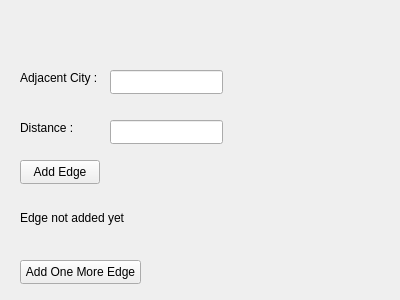
<?xml version="1.0" encoding="UTF-8"?>
<ui version="4.0">
 <class>Add_Edge</class>
 <widget class="QWidget" name="Add_Edge">
  <property name="geometry">
   <rect>
    <x>0</x>
    <y>0</y>
    <width>400</width>
    <height>300</height>
   </rect>
  </property>
  <property name="windowTitle">
   <string>Form</string>
  </property>
  <widget class="QLineEdit" name="City2">
   <property name="geometry">
    <rect>
     <x>110</x>
     <y>70</y>
     <width>113</width>
     <height>24</height>
    </rect>
   </property>
  </widget>
  <widget class="QPushButton" name="AddEdge">
   <property name="geometry">
    <rect>
     <x>20</x>
     <y>160</y>
     <width>80</width>
     <height>24</height>
    </rect>
   </property>
   <property name="text">
    <string>Add Edge</string>
   </property>
  </widget>
  <widget class="QPushButton" name="OneMore">
   <property name="geometry">
    <rect>
     <x>20</x>
     <y>260</y>
     <width>121</width>
     <height>24</height>
    </rect>
   </property>
   <property name="text">
    <string>Add One More Edge</string>
   </property>
  </widget>
  <widget class="QLabel" name="label">
   <property name="geometry">
    <rect>
     <x>20</x>
     <y>70</y>
     <width>91</width>
     <height>16</height>
    </rect>
   </property>
   <property name="text">
    <string>Adjacent City :</string>
   </property>
  </widget>
  <widget class="QLabel" name="CityName">
   <property name="geometry">
    <rect>
     <x>10</x>
     <y>20</y>
     <width>49</width>
     <height>16</height>
    </rect>
   </property>
   <property name="text">
    <string/>
   </property>
  </widget>
  <widget class="QLabel" name="label_2">
   <property name="geometry">
    <rect>
     <x>20</x>
     <y>120</y>
     <width>71</width>
     <height>16</height>
    </rect>
   </property>
   <property name="text">
    <string>Distance :</string>
   </property>
  </widget>
  <widget class="QLineEdit" name="distance">
   <property name="geometry">
    <rect>
     <x>110</x>
     <y>120</y>
     <width>113</width>
     <height>24</height>
    </rect>
   </property>
  </widget>
  <widget class="QLabel" name="Confirmation">
   <property name="geometry">
    <rect>
     <x>20</x>
     <y>210</y>
     <width>111</width>
     <height>16</height>
    </rect>
   </property>
   <property name="text">
    <string>Edge not added yet</string>
   </property>
  </widget>
 </widget>
 <resources/>
 <connections/>
</ui>
